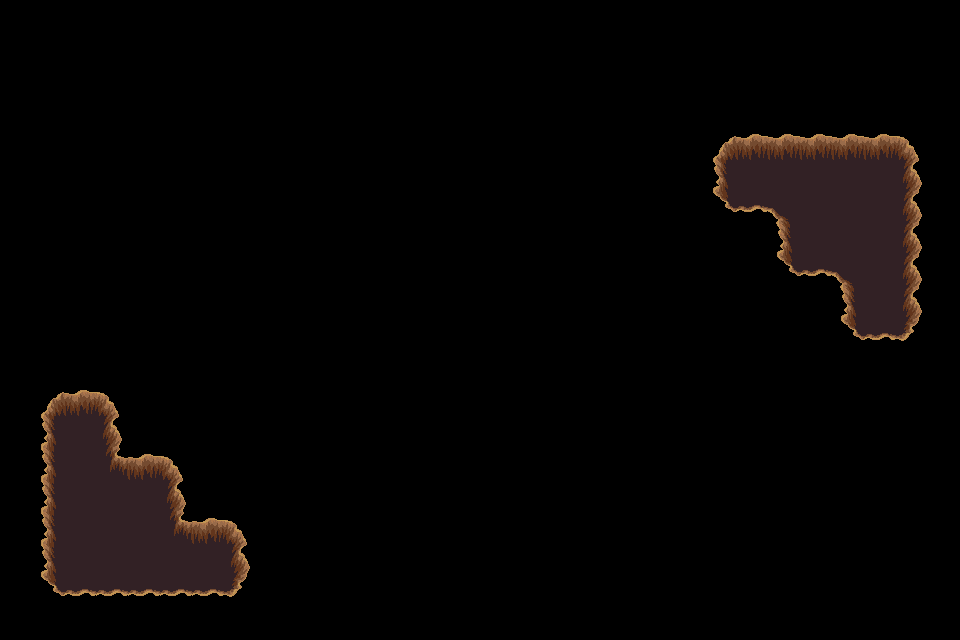

The image is a tile-based game level rendered from a .tmx file. Its description and complete source (layers, tilesets, objects, tile grids) follow:
An orthogonal 30x20 tile map with 32x32 px tiles, 1 tile layer (trou), 2 tilesets.

<map version="1.4" tiledversion="1.4.3" orientation="orthogonal" renderorder="right-down" width="30" height="20" tilewidth="32" tileheight="32" infinite="0" nextlayerid="9" nextobjectid="1">
 <tileset firstgid="1" source="../../dungeon_green.tsx" />
 <tileset firstgid="530" source="../../dungeon.tsx" />
 <layer id="8" name="trou" width="30" height="20">
  <data encoding="csv">
0,0,0,0,0,0,0,0,0,0,0,0,0,0,0,0,0,0,0,0,0,0,0,0,0,0,0,0,0,0,
0,0,0,0,0,0,0,0,0,0,0,0,0,0,0,0,0,0,0,0,0,0,0,0,0,0,0,0,0,0,
0,0,0,0,0,0,0,0,0,0,0,0,0,0,0,0,0,0,0,0,0,0,0,0,0,0,0,0,0,0,
0,0,0,0,0,0,0,0,0,0,0,0,0,0,0,0,0,0,0,0,0,0,0,0,0,0,0,0,0,0,
0,0,0,0,0,0,0,0,0,0,0,0,0,0,0,0,0,0,0,0,0,0,432,433,433,433,433,433,434,0,
0,0,0,0,0,0,0,0,0,0,0,0,0,0,0,0,0,0,0,0,0,0,455,456,456,456,456,456,457,0,
0,0,0,0,0,0,0,0,0,0,0,0,0,0,0,0,0,0,0,0,0,0,478,479,388,456,456,456,457,0,
0,0,0,0,0,0,0,0,0,0,0,0,0,0,0,0,0,0,0,0,0,0,0,0,455,456,456,456,457,0,
0,0,0,0,0,0,0,0,0,0,0,0,0,0,0,0,0,0,0,0,0,0,0,0,478,479,388,456,457,0,
0,0,0,0,0,0,0,0,0,0,0,0,0,0,0,0,0,0,0,0,0,0,0,0,0,0,455,456,457,0,
0,0,0,0,0,0,0,0,0,0,0,0,0,0,0,0,0,0,0,0,0,0,0,0,0,0,478,479,480,0,
0,0,0,0,0,0,0,0,0,0,0,0,0,0,0,0,0,0,0,0,0,0,0,0,0,0,0,0,0,0,
0,432,433,434,0,0,0,0,0,0,0,0,0,0,0,0,0,0,0,0,0,0,0,0,0,0,0,0,0,0,
0,455,456,457,0,0,0,0,0,0,0,0,0,0,0,0,0,0,0,0,0,0,0,0,0,0,0,0,0,0,
0,455,456,410,433,434,0,0,0,0,0,0,0,0,0,0,0,0,0,0,0,0,0,0,0,0,0,0,0,0,
0,455,456,456,456,457,0,0,0,0,0,0,0,0,0,0,0,0,0,0,0,0,0,0,0,0,0,0,0,0,
0,455,456,456,456,410,433,434,0,0,0,0,0,0,0,0,0,0,0,0,0,0,0,0,0,0,0,0,0,0,
0,455,456,456,456,456,456,457,0,0,0,0,0,0,0,0,0,0,0,0,0,0,0,0,0,0,0,0,0,0,
0,478,479,479,479,479,479,480,0,0,0,0,0,0,0,0,0,0,0,0,0,0,0,0,0,0,0,0,0,0,
0,0,0,0,0,0,0,0,0,0,0,0,0,0,0,0,0,0,0,0,0,0,0,0,0,0,0,0,0,0
</data>
 </layer>
</map>
